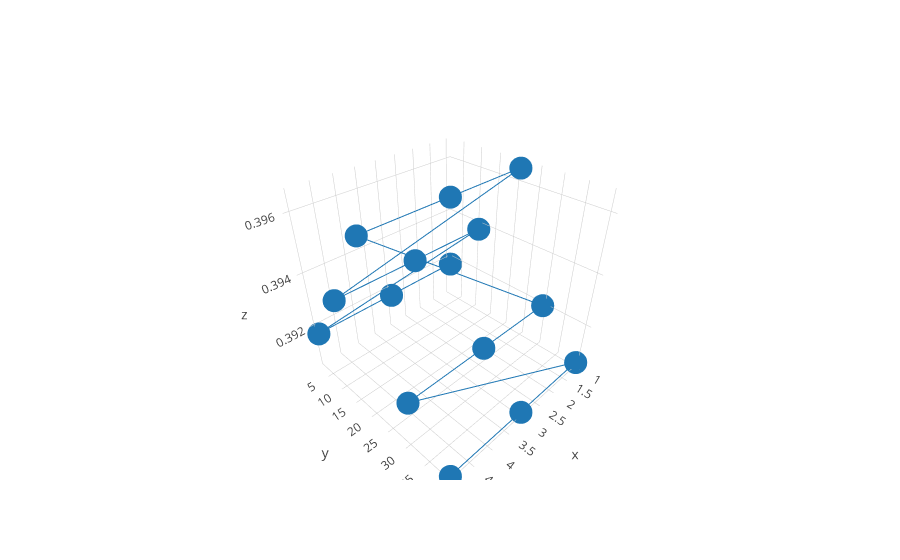

Notebook source saved alongside this figure:
### Code cell
plot_3d_profile(gens, pops, rmses)

### Figure 1 — Plotly figure (JSON) as saved in the notebook; plotly's stock layout.template omitted (floating-point values rounded to 4 significant figures)
{"data": [{"type": "scatter3d", "x": [1, 3, 5, 1, 3, 5, 1, 3, 5, 1, 3, 5, 1, 3, 5], "y": [2, 2, 2, 11, 11, 11, 21, 21, 21, 30, 30, 30, 40, 40, 40], "z": [0.3917, 0.3917, 0.3917, 0.3938, 0.3938, 0.3938, 0.3965, 0.3965, 0.3965, 0.392, 0.392, 0.392, 0.3905, 0.3905, 0.3905]}], "layout": {"xaxis": {"range": [0, 6], "title": "Generations"}, "yaxis": {"range": [1, 41], "title": "Populations"}}}
